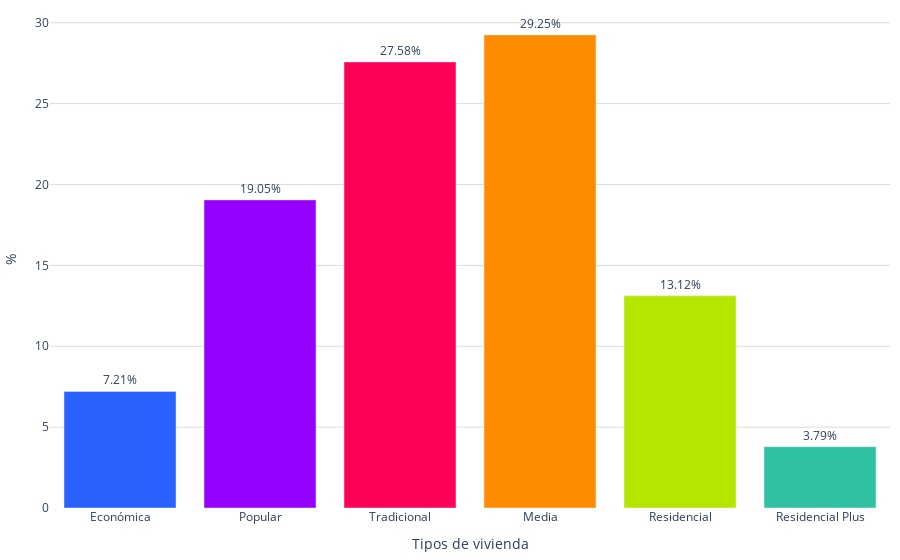

The notebook cell this image was saved under:
### Code cell
labels = creditos_vivienda['vivienda_valor']
values = creditos_vivienda['promedio']
colores = ['#2962ff', '#9500ff', '#ff0059', '#ff8c00', '#b4e600', '#2EC2A2','#E50CB6']

fig = go.Figure()
fig.add_trace(go.Bar(
        x=labels, 
        y=values, 
        marker_color=colores,
        text=values,  # Texto que se mostrará en las barras (porcentaje)
        textposition='outside',  # Posición del texto (puede ser 'inside' o 'outside')
        texttemplate='%{text:.2f}%', 
    )
)    
fig.update_layout(
    #barmode='stack', 
    #title='Distribución de créditos por vivienda valor (2022)',
    #title_font_size = 22,
    xaxis=dict(title="Tipos de vivienda"),
    yaxis=dict(
        title='%', # Título del eje y
        gridcolor='#dddcda', # Color de las líneas que dividen los rangos del eje Y         
    ),  margin=dict(l=10, r=10, t=10, b=10),  # Ajusta los márgenes (left, right, top, bottom)
    plot_bgcolor='rgba(0,0,0,0)',  # Color de fondo del gráfico
    legend=dict(
        yanchor="top",
        y=0.99,
    )
)

# Exportar gráfica como archivo HTML
def guardar_grafico_como_html(fig, nombre_archivo, carpeta='assets\graficas'):
    # Crear la carpeta si no existe
    if not os.path.exists(carpeta):
        os.makedirs(carpeta)
    config = {
        'displaylogo': False,  # Ocultar el logo de Plotly
        'modeBarButtonsToRemove': [
            'toImage',       # Botón para guardar como imagen
            'select2d',      # Box select
            'lasso2d',       # Lasso select
            'resetScale2d',  # Reset Axes
        ]
    }
    # Gráfica como archivo HTML en la carpeta especificada
    pio.write_html(fig, f'{carpeta}/{nombre_archivo}.html', config=config)

guardar_grafico_como_html(fig, 'g_bar_creditos_vivienda_2022', carpeta='assets\graficas')
fig.show()

### Figure 1 — Plotly figure (JSON) as saved in the notebook; plotly's stock layout.template omitted (floating-point values rounded to 4 significant figures)
{"data": [{"marker": {"color": ["#2962ff", "#9500ff", "#ff0059", "#ff8c00", "#b4e600", "#2EC2A2", "#E50CB6"]}, "text": [7.21, 19.05, 27.58, 29.25, 13.12, 3.79], "textposition": "outside", "texttemplate": "%{text:.2f}%", "type": "bar", "x": ["Económica", "Popular", "Tradicional", "Media", "Residencial", "Residencial Plus"], "y": [7.21, 19.05, 27.58, 29.25, 13.12, 3.79]}], "layout": {"legend": {"y": 0.99, "yanchor": "top"}, "margin": {"b": 10, "l": 10, "r": 10, "t": 10}, "plot_bgcolor": "rgba(0,0,0,0)", "xaxis": {"title": {"text": "Tipos de vivienda"}}, "yaxis": {"gridcolor": "#dddcda", "title": {"text": "%"}}}}
